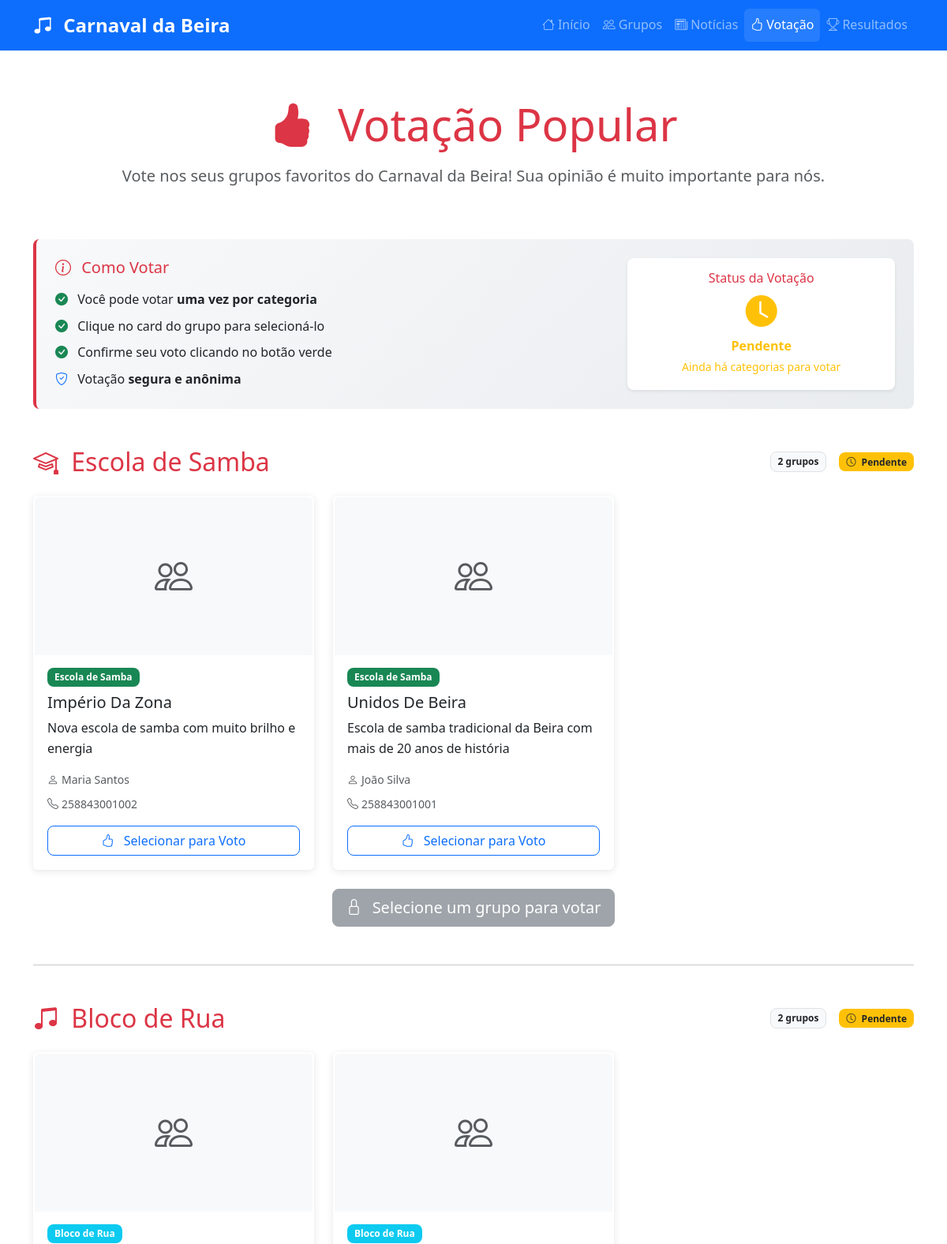
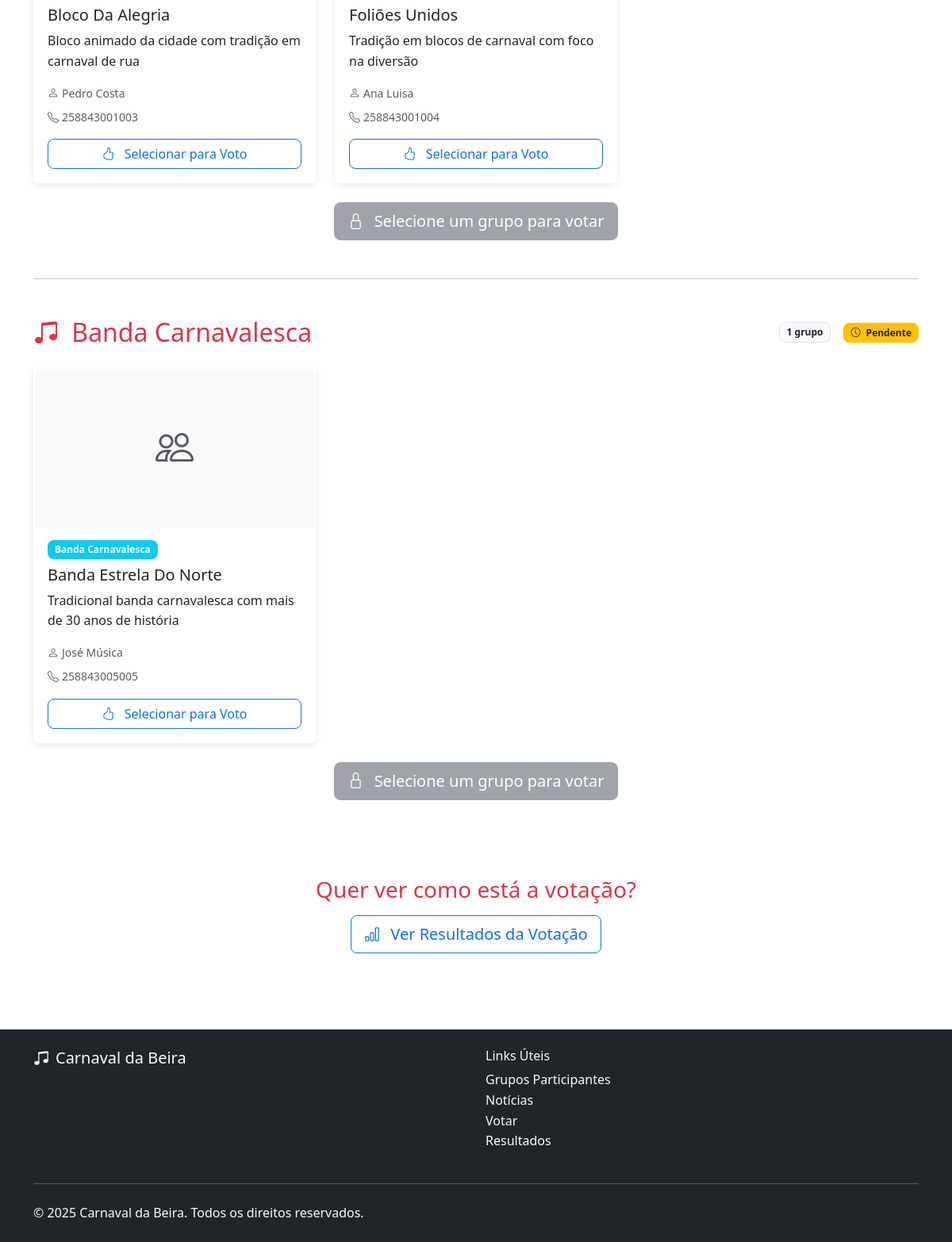
Page /votacao/ on the committed database (2 pictures, top to bottom).
### grupos/models.py (models this page shows, shortened)
class Categoria(models.Model):
    nome = models.CharField(
        max_length=50,
        unique=True,
        verbose_name="Nome da Categoria",
        help_text="Nome da categoria (ex: Escola de Samba, Bloco de Rua)"
    )
    codigo = models.SlugField(
        max_length=50,
        unique=True,
        verbose_name="Código",
        help_text="Código único para a categoria (ex: escola_samba, bloco_rua)"
    )
    descricao = models.TextField(
        blank=True,
        verbose_name="Descrição",
        help_text="Descrição da categoria"
    )
    icone = models.CharField(
        max_length=50,
        default="bi-people",
        verbose_name="Ícone Bootstrap",
        help_text="Ícone Bootstrap Icons (ex: bi-star, bi-people, bi-music-note)"
    )
    cor_primaria = models.CharField(
        max_length=7,
        default="#FF6B35",
        verbose_name="Cor Primária",
        help_text="Cor primária em hexadecimal (ex: #FF6B35)"
    )
    cor_secundaria = models.CharField(
        max_length=7,
        default="#F7931E",
        verbose_name="Cor Secundária",
        help_text="Cor secundária em hexadecimal (ex: #F7931E)"
    )
    ativa = models.BooleanField(
        default=True,
        verbose_name="Ativa",
        help_text="Categoria disponível para novos grupos"
    )
    ordem = models.PositiveIntegerField(
        default=0,
        verbose_name="Ordem",
        help_text="Ordem de exibição (0 = primeiro)"
    )
    class Meta:
        verbose_name = "Categoria"
        verbose_name_plural = "Categorias"
        ordering = ['ordem', 'nome']

class Grupo(models.Model):
    nome_grupo = models.CharField(
        max_length=100,
        unique=True,
        verbose_name="Nome do Grupo",
        help_text="Nome único do grupo carnavalesco"
    )
    representante = models.CharField(
        max_length=100,
        verbose_name="Representante"
    )
    contato_validator = RegexValidator(
        regex=r'^(\+?55\s?)?\(?([1-9]{2})\)?\s?9?\d{4}-?\d{4}$|^[a-zA-Z0-9._%+-]+@[a-zA-Z0-9.-]+\.[a-zA-Z]{2,}$',
        message='Contato deve ser um telefone válido (ex: (11) 99999-9999) ou email válido'
    )
    contato = models.CharField(
        max_length=150,
        validators=[contato_validator],
        verbose_name="Contato"
    )
    descricao = models.TextField(
        verbose_name="Descrição",
        help_text="Descrição do grupo e sua história"
    )
    categoria = models.ForeignKey(
        Categoria,
        on_delete=models.PROTECT,
        verbose_name="Categoria",
        help_text="Categoria do grupo"
    )
    data_inscricao = models.DateTimeField(
        default=timezone.now,
        verbose_name="Data de Inscrição"
    )
    foto = models.ImageField(
        upload_to=grupo_photo_upload_path,
        blank=True,
        null=True,
        verbose_name="Foto",
        help_text="Foto representativa do grupo"
    )
    ativo = models.BooleanField(
        default=True,
        verbose_name="Ativo",
        help_text="Grupo ativo para participação"
    )
    class Meta:
        verbose_name = "Grupo"
        verbose_name_plural = "Grupos"
        ordering = ['nome_grupo']

### votacao/views.py (the view)
# urls.py: path('', views.votar, name='votar'),
@ratelimit(key='ip', rate='10/m', method='GET')
def votar(request):
    was_limited = getattr(request, 'limited', False)
    if was_limited:
        messages.error(request, 'Muitas tentativas. Tente novamente em alguns minutos.')
        return redirect('core:home')
    device_id = get_or_create_device_id(request)
    categorias_info = []
    from grupos.models import Categoria
    for categoria in Categoria.objects.filter(ativa=True).order_by('ordem'):
        ja_votou = Voto.objects.filter(
            device_id=device_id,
            categoria=categoria
        ).exists()
        grupos = Grupo.objects.filter(
            categoria=categoria,
            ativo=True
        ).annotate(
            total_votos=Count('votos')
        ).order_by('nome_grupo')
        categorias_info.append({
            'codigo': categoria.codigo,
            'nome': categoria.nome,
            'categoria_obj': categoria,
            'grupos': grupos,
            'ja_votou': ja_votou,
            'total_grupos': grupos.count(),
        })
    todas_votadas = all(cat['ja_votou'] for cat in categorias_info)
    context = {
        'categorias_info': categorias_info,
        'todas_votadas': todas_votadas,
        'device_id': device_id,
    }
    return render(request, 'votacao/votar.html', context)

### votacao/models.py (called while the page is built)
def generate_device_id(ip_address, user_agent):
    combined = f"{ip_address}:{user_agent}"
    return hashlib.sha256(combined.encode()).hexdigest()

### votacao/views.py (called while the page is built)
def get_client_ip(request):
    x_forwarded_for = request.META.get('HTTP_X_FORWARDED_FOR')
    if x_forwarded_for:
        ip = x_forwarded_for.split(',')[0]
    else:
        ip = request.META.get('REMOTE_ADDR')
    return ip

def get_or_create_device_id(request):
    if 'device_id' not in request.session:
        ip_address = get_client_ip(request)
        user_agent = request.META.get('HTTP_USER_AGENT', '')
        device_id = generate_device_id(ip_address, user_agent)
        request.session['device_id'] = device_id
        request.session.set_expiry(60 * 60 * 24 * 30)  # 30 days
    return request.session['device_id']

### templates/votacao/votar.html (shortened to what this page needs)
{% extends 'base.html' %}
{% load static %}
{% block content %}
<div class="container">
    <div class="text-center py-5">
        <h1 class="display-4 text-carnival-primary mb-3">
            <i class="bi bi-hand-thumbs-up-fill me-3"></i>
            Votação Popular
        </h1>
        <p class="lead text-muted">
            Vote nos seus grupos favoritos do Carnaval da Beira!
            Sua opinião é muito importante para nós.
        </p>
    </div>
    <div class="voting-instructions rounded-3 p-4 mb-5">
        <div class="row align-items-center">
            <div class="col-md-8">
                <h5 class="text-carnival-primary mb-3">
                    <i class="bi bi-info-circle me-2"></i>
                    Como Votar
                </h5>
                <ul class="list-unstyled mb-0">
                    <li class="mb-2">
                        <i class="bi bi-check-circle-fill text-success me-2"></i>
                        Você pode votar <strong>uma vez por categoria</strong>
                    </li>
                    <li class="mb-2">
                        <i class="bi bi-check-circle-fill text-success me-2"></i>
                        Clique no card do grupo para selecioná-lo
                    </li>
                    <li class="mb-2">
                        <i class="bi bi-check-circle-fill text-success me-2"></i>
                        Confirme seu voto clicando no botão verde
                    </li>
                    <li class="mb-0">
                        <i class="bi bi-shield-check text-primary me-2"></i>
                        Votação <strong>segura e anônima</strong>
                    </li>
                </ul>
            </div>
            <div class="col-md-4 text-center">
                <div class="bg-white rounded-3 p-3 shadow-sm">
                    <h6 class="text-carnival-primary mb-2">Status da Votação</h6>
                    {% if todas_votadas %}
                    <div class="text-success">
                        <i class="bi bi-check-circle-fill display-6"></i>
                        <p class="mb-0 mt-2"><strong>Completa!</strong></p>
                        <small>Você votou em todas as categorias</small>
                    </div>
                    {% else %}
                    <div class="text-warning">
                        <i class="bi bi-clock-fill display-6"></i>
                        <p class="mb-0 mt-2"><strong>Pendente</strong></p>
                        <small>Ainda há categorias para votar</small>
                    </div>
                    {% endif %}
                </div>
            </div>
        </div>
    </div>
    {% for categoria_info in categorias_info %}
    <section class="mb-5">
        <div class="d-flex justify-content-between align-items-center mb-4">
            <h2 class="text-carnival-primary mb-0">
                <i class="bi bi-{% if categoria_info.codigo == 'escola_samba' %}mortarboard{% else %}music-note-beamed{% endif %} me-2"></i>
                {{ categoria_info.nome }}
            </h2>
            <div class="d-flex align-items-center gap-3">
                <span class="badge bg-light text-dark border">
                    {{ categoria_info.total_grupos }} grupo{{ categoria_info.total_grupos|pluralize }}
                </span>
                {% if categoria_info.ja_votou %}
                <span class="badge bg-success">
                    <i class="bi bi-check-circle me-1"></i>
                    Já votou
                </span>
                {% else %}
                <span class="badge bg-warning text-dark">
                    <i class="bi bi-clock me-1"></i>
                    Pendente
                </span>
                {% endif %}
            </div>
        </div>
        {% if categoria_info.ja_votou %}
        <div class="alert alert-success d-flex align-items-center" role="alert">
            <i class="bi bi-check-circle-fill me-3 flex-shrink-0"></i>
            <div>
                <strong>Obrigado pelo seu voto!</strong>
                Você já votou na categoria {{ categoria_info.nome }}.
                <a href="{% url 'votacao:resultados' %}" class="alert-link">Ver resultados</a>
            </div>
        </div>
        {% else %}
        <form method="post" action="{% url 'votacao:processar_voto' %}" id="vote-form-{{ categoria_info.codigo }}" class="vote-form">
            {% if categoria_info.grupos %}
            <div class="row g-4 mb-4">
                {% for grupo in categoria_info.grupos %}
                <div class="col-lg-4 col-md-6">
                    <div class="card voting-card h-100"
                         data-grupo-id="{{ grupo.id }}"
                         data-categoria="{{ categoria_info.codigo }}"
                         tabindex="0"
                         role="button"
                         aria-label="Votar no grupo {{ grupo.nome_grupo }}">
                        {% if grupo.foto %}
                        <img src="{{ grupo.foto.url }}" class="card-img-top" alt="{{ grupo.nome_grupo }}">
                        {% else %}
                        <div class="card-img-top bg-light d-flex align-items-center justify-content-center" style="height: 200px;">
                            <i class="bi bi-people text-muted" style="font-size: 3rem;"></i>
                        </div>
                        {% endif %}
                        <div class="card-body d-flex flex-column">
                            <div class="d-flex justify-content-between align-items-start mb-2">
                                <span class="badge {% if categoria_info.codigo == 'escola_samba' %}bg-success{% else %}bg-info{% endif %}">
                                    {{ categoria_info.nome }}
                                </span>
                            </div>
                            <h5 class="card-title">{{ grupo.nome_grupo }}</h5>
                            <p class="card-text flex-grow-1">{{ grupo.descricao|truncatewords:25 }}</p>
                            <div class="mt-auto">
                                <small class="text-muted d-block mb-2">
                                    <i class="bi bi-person me-1"></i>{{ grupo.representante }}
                                </small>
                                {% if grupo.contato %}
                                <small class="text-muted d-block mb-3">
                                    <i class="bi bi-telephone me-1"></i>{{ grupo.contato }}
                                </small>
                                {% endif %}
                                <div class="d-grid">
                                    <button type="button" class="btn btn-outline-primary select-group-btn"
                                            data-grupo-id="{{ grupo.id }}">
                                        <i class="bi bi-hand-thumbs-up me-2"></i>
                                        Selecionar para Voto
                                    </button>
                                </div>
                            </div>
                        </div>
                    </div>
                </div>
                {% endfor %}
            </div>
            <div class="text-center">
                <button type="submit" class="btn btn-secondary btn-lg" disabled id="confirm-vote-{{ categoria_info.codigo }}">
                    <i class="bi bi-lock me-2"></i>
                    Selecione um grupo para votar
                </button>
            </div>
            {% else %}
            <div class="alert alert-info text-center">
                <i class="bi bi-info-circle me-2"></i>
                Nenhum grupo cadastrado nesta categoria ainda.
            </div>
            {% endif %}
        </form>
        {% endif %}
    </section>
    {% if not forloop.last %}
    <hr class="my-5">
    {% endif %}
    {% endfor %}
    <div class="text-center py-5">
        <h3 class="text-carnival-primary mb-3">Quer ver como está a votação?</h3>
        <a href="{% url 'votacao:resultados' %}" class="btn btn-outline-primary btn-lg">
            <i class="bi bi-bar-chart me-2"></i>
            Ver Resultados da Votação
        </a>
    </div>
    </div>
{% endblock %}

### static/css/custom.css (style rules this page uses)
:root { --carnival-primary: #dc3545; --carnival-secondary: #fd7e14; --carnival-success: #198754; --carnival-info: #0dcaf0; --carnival-warning: #ffc107; --carnival-danger: #dc3545; --carnival-gold: #ffd700; --carnival-purple: #6f42c1; }
.text-carnival-primary { color: var(--carnival-primary) !important; }
body { font-family: 'Segoe UI', Tahoma, Geneva, Verdana, sans-serif; line-height: 1.6; }
.card { transition: transform 0.3s ease, box-shadow 0.3s ease; border: none; box-shadow: 0 2px 10px rgba(0, 0, 0, 0.1); }
.card-img-top { height: 200px; object-fit: cover; border-radius: 0.375rem 0.375rem 0 0; }
.voting-card { cursor: pointer; transition: all 0.3s ease; border: 2px solid transparent; }
.btn { font-weight: 500; border-radius: 0.5rem; transition: all 0.3s ease; }
.badge { font-size: 0.75rem; padding: 0.5em 0.75em; border-radius: 0.5rem; }

### templates/votacao/votar.html (style rules this page uses)
.voting-instructions { background: linear-gradient(135deg, #f8f9fa, #e9ecef); border-left: 4px solid var(--carnival-primary); }

### rows in the picture
Categoria: nome "Escola de Samba", total_grupos "2"
Grupo: nome_grupo "Império Da Zona", descricao "Nova escola de samba com muito brilho e energia", representante "Maria Santos", contato "258843001002"
Grupo: nome_grupo "Unidos De Beira", descricao "Escola de samba tradicional da Beira com mais de 20 anos de história", representante "João Silva", contato "258843001001"
Categoria: nome "Bloco de Rua", total_grupos "2"
Grupo: nome_grupo "Bloco Da Alegria", descricao "Bloco animado da cidade com tradição em carnaval de rua", representante "Pedro Costa", contato "258843001003"
Grupo: nome_grupo "Foliões Unidos", descricao "Tradição em blocos de carnaval com foco na diversão", representante "Ana Luisa", contato "258843001004"
Categoria: nome "Banda Carnavalesca", total_grupos "1"
Grupo: nome_grupo "Banda Estrela Do Norte", descricao "Tradicional banda carnavalesca com mais de 30 anos de história", representante "José Música", contato "258843005005"
